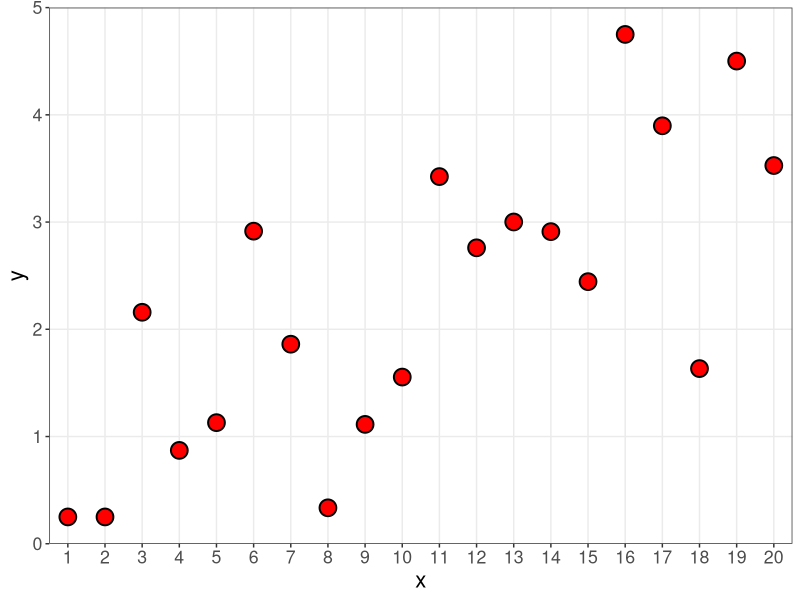
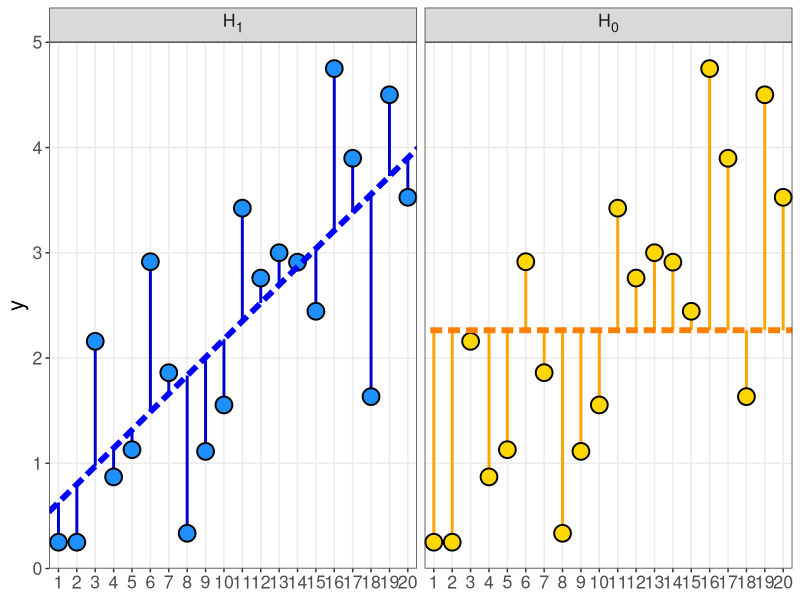
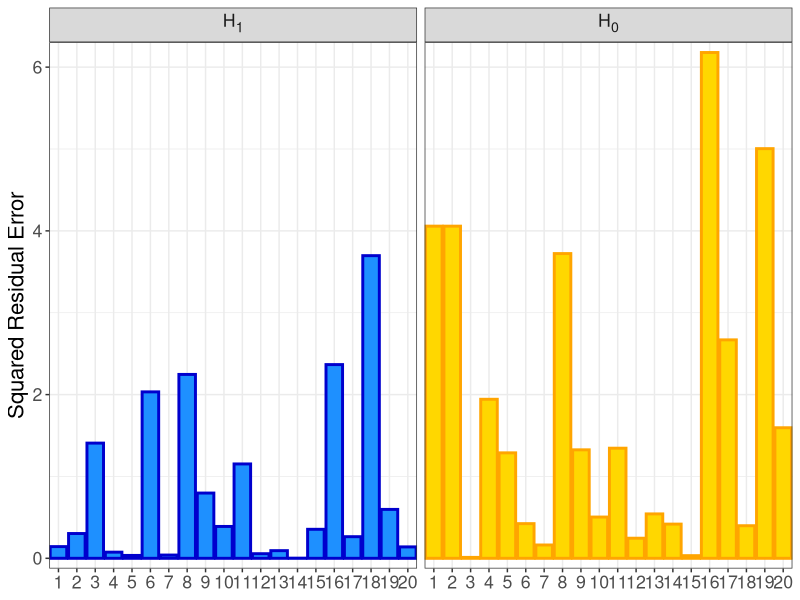
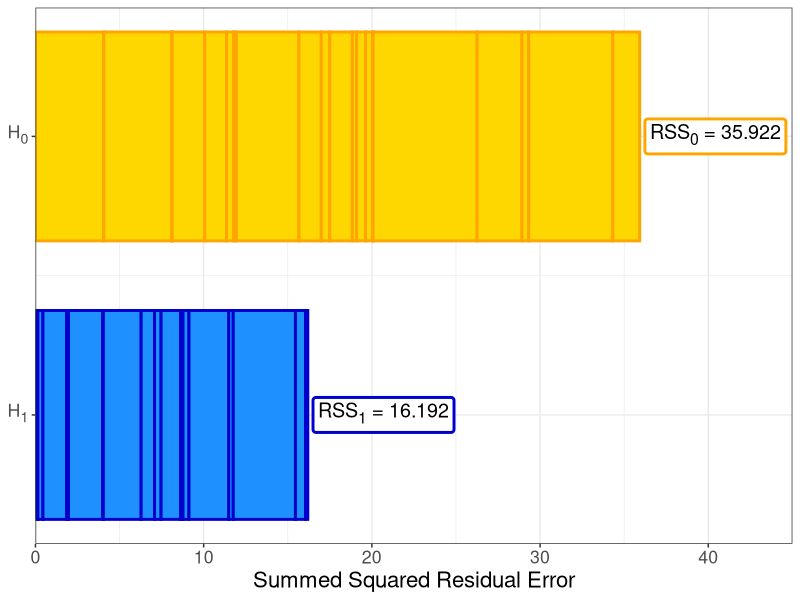

Generate these figures, in order, with R:
## ---- chunk 1
knitr::opts_chunk$set(self.contained = FALSE)
knitr::opts_chunk$set(cache = FALSE)
library(ggplot2)
library(patchwork)
library(tidyverse)
library(ggtext)

set.seed(123)

x <- seq_len(20L)
y <- pmin(pmax(rnorm(20L) + x/5L, 0.25), 4.75)

## ---- chunk 2
p_raw <- ggplot() +
  
  aes(x = x, y = y) + 
  
  geom_point(shape = 21, size = 5, stroke = 1, colour = "black", fill = "red") + 
  scale_y_continuous(
    name = "y", limits = c(0, 5), 
    expand = c(0, 0), minor_breaks = NULL
  ) +
  scale_x_continuous(
    breaks = seq_len(20L), minor_breaks = NULL, expand = expansion(add = 0.5)
  ) + 
  xlab("x") +
  theme_bw() +
  theme(
    text = element_text(size = 16), 
    strip.text = element_markdown()
    )

p_raw

## ---- chunk 3
fit <- lm(y ~ x)
int   <- coef(fit)[1]
slope <- coef(fit)[2]

y0_hat <- mean(y)
y0_res <- y - y0_hat
y1_hat <- predict(fit)
y1_res <- resid(fit)

H <- factor(c("H~1~", "H~0~"), levels = c("H~1~", "H~0~"))
df <- data.frame(
  x, y, 
  y_hat = c(y1_hat, rep(y0_hat, 20)), 
  y_res = c(y1_res, y0_res), 
  Hypothesis = rep(H, each = 20)
)

ab_df <- data.frame(
  a = c(slope, 0), 
  b = c(int, y0_hat), 
  Hypothesis = H
)

df_stack <- data.frame(
  id = as.character(x),
  x = rep(c(1, 2), each = 20), 
  y = c(y1_res, y0_res)^2, 
  x_lines = rep( c(11/8, 13/8), each = 20 ), 
  y_lines = c( cumsum(y1_res^2), cumsum(y0_res^2) ),
  Hypothesis = rep(relevel(H, ref = "H~0~"), each = 20)
)

lines_df <- data.frame(
  x = c(11/8, 11/8, 13/8, 13/8), 
  y = c(0, sum(y1_res^2), sum(y0_res^2),  0)
)
## ---- chunk 4
p_lm <- ggplot(df) +
  
  aes(x = x, y = y, fill = Hypothesis, colour = Hypothesis) + 
  
  geom_segment(aes(y = y_hat, yend = y_hat + y_res), linewidth = 1) + 
  geom_point(shape = 21, size = 5, stroke = 1, colour = "black") + 
  
  geom_abline(
    data = ab_df, aes(slope = a, intercept = b), 
    colour = c("blue", "darkorange1"), linewidth = 2, linetype = "21"
  ) +
  scale_y_continuous(
    name = "y", limits = c(0, 5), 
    expand = c(0, 0), minor_breaks = NULL
  ) +
  scale_x_continuous(
    breaks = seq_len(20L), minor_breaks = NULL, expand = expansion(add = 0.5)
  ) + 
  scale_fill_manual(values = c("dodgerblue", "gold")) +
  scale_colour_manual(values = c("mediumblue", "orange")) +
  facet_wrap(~ Hypothesis) +
  xlab(NULL) +
  guides(fill = "none", colour = "none") +
  theme_bw() +
  theme(
    text = element_text(size = 16), strip.text = element_markdown()
  )

p_lm

## ---- chunk 5
p_res <- ggplot(df) +
  
  aes(x = x, y = y_res^2, fill = Hypothesis, colour = Hypothesis) + 
  
  geom_bar(
    stat = "identity", linewidth = 1, show.legend = FALSE
  ) + 
  
  scale_y_continuous(
    name = "Squared Residual Error", limits = c(0, NA), expand = c(0, 1/8)
  ) +
  scale_x_discrete(
    limits = as.character(seq_len(20L)), expand = expansion(add = 0.5)
  ) + 
  scale_fill_manual(values = c("dodgerblue", "gold")) +
  scale_colour_manual(values = c("mediumblue", "orange")) +
  facet_wrap(~ Hypothesis) +
  xlab(NULL) +
  guides(fill = "none", colour = "none") +
  theme_bw() +
  theme(
    text = element_text(size = 16), strip.text = element_markdown()
  )

p_res

## ---- chunk 6

p_stack <- ggplot(df_stack) + 
  aes(x = x, y = y, colour = Hypothesis) + 
  
  # geom_polygon(data = lines_df, colour = "gray30", fill = "gray", linewidth = 1) +
  # 
  # geom_line( 
  #   aes(x = x_lines, y = y_lines, group = id), colour = "gray20", alpha = 1/4 
  #   ) +

  geom_bar(stat = "identity", aes(fill = Hypothesis), linewidth = 1, width = 3/4) +
  annotate(
    geom = "RichText", x = c(1, 2), y = c(sum(y1_res^2), sum(y0_res^2)) + 4.5, 
    size = 5, label.colour = c("mediumblue", "orange"), label.size = 1,
    label = 
      paste(c("RSS~1~ =", "RSS~0~ ="), round(c(sum(y1_res^2), sum(y0_res^2)), 3)), 
           ) +
  scale_fill_manual(values = c("gold", "dodgerblue")) + 
  scale_colour_manual(values = c("orange", "mediumblue")) +
  
  scale_x_continuous(name = NULL, breaks = c(1, 2), labels = c("H~1~", "H~0~")) + 
  scale_y_continuous(limits = c(0, 45), expand = c(0, 0)) + 
  coord_flip() +

  guides(colour = "none", fill = "none") +
  
  ylab("Summed Squared Residual Error") +
  theme_bw() +
  theme( text = element_text(size = 16), axis.text.y = element_markdown() ) 

p_stack

## ---- chunk 7
pf(21.93, 1, 18, lower.tail = FALSE)
## ---- chunk 8
lm(y ~ x) |> anova()
